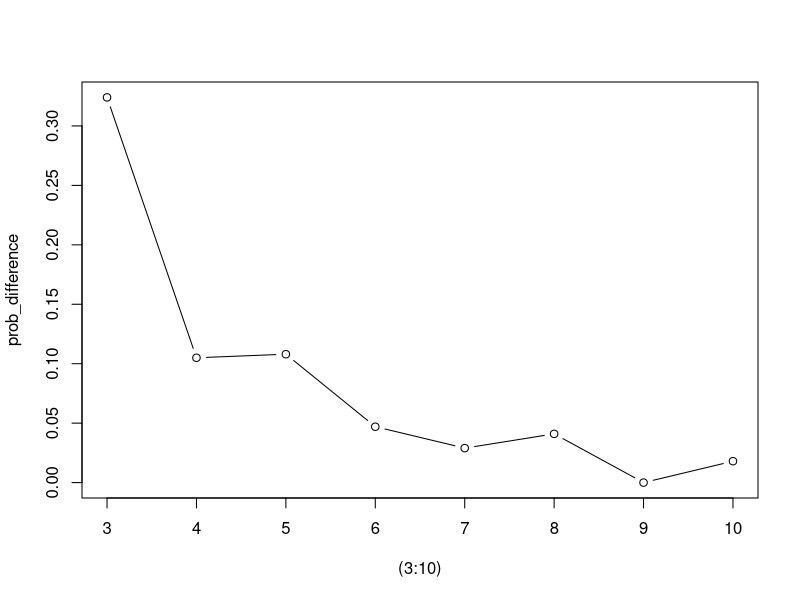
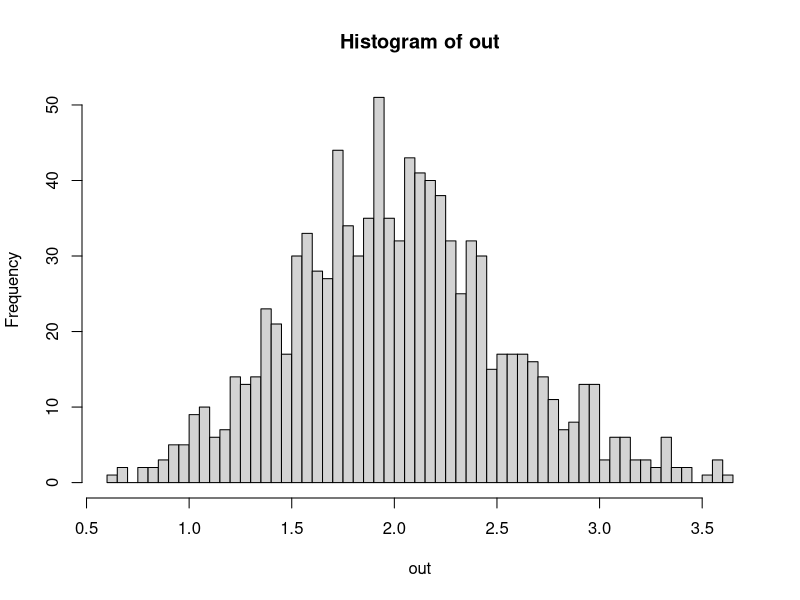
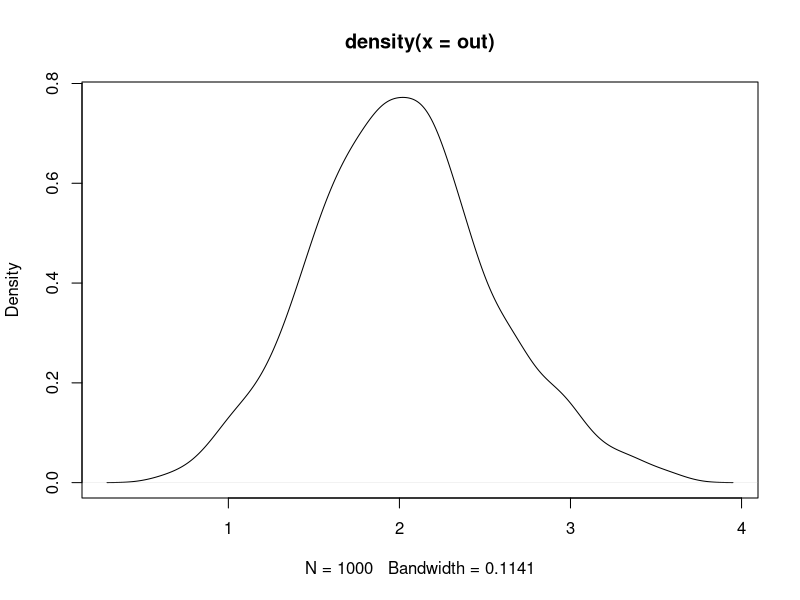
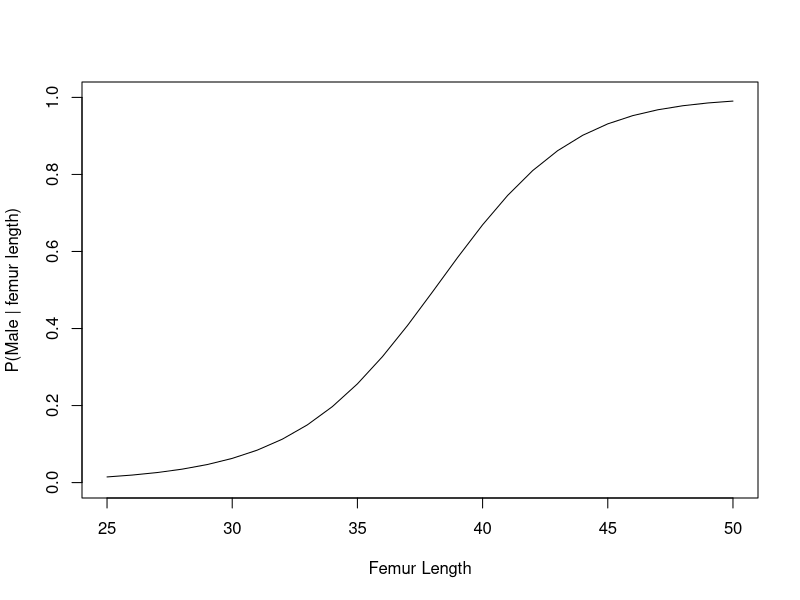
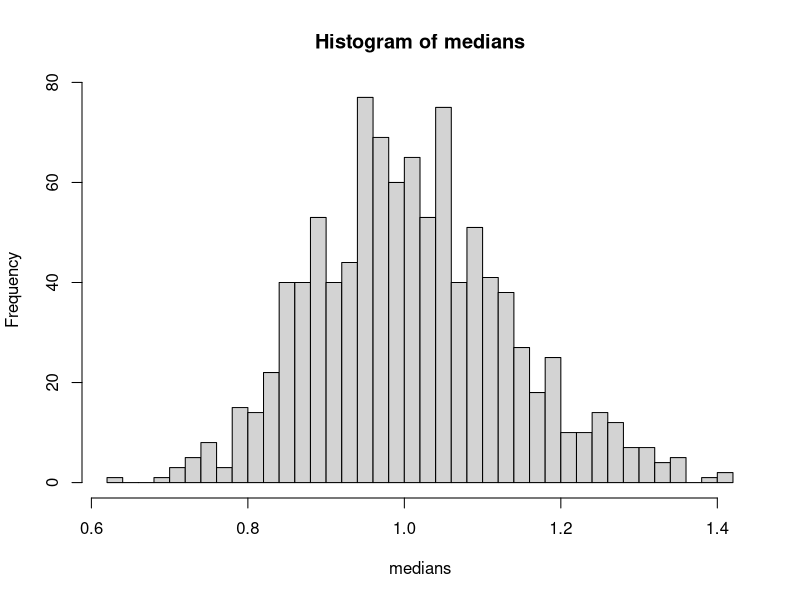
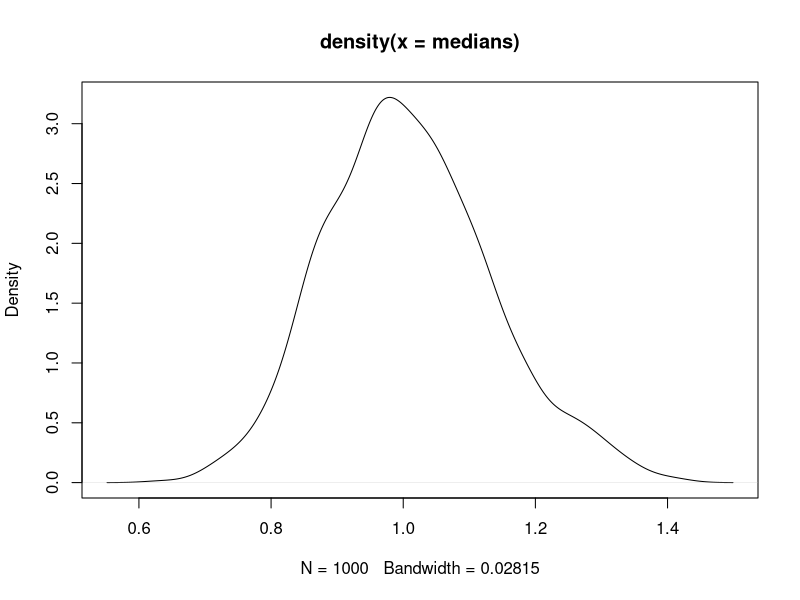
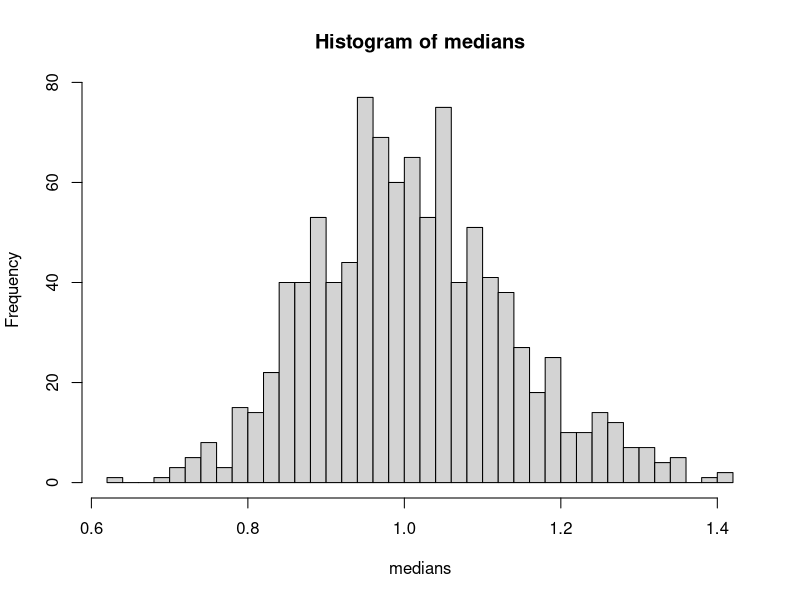
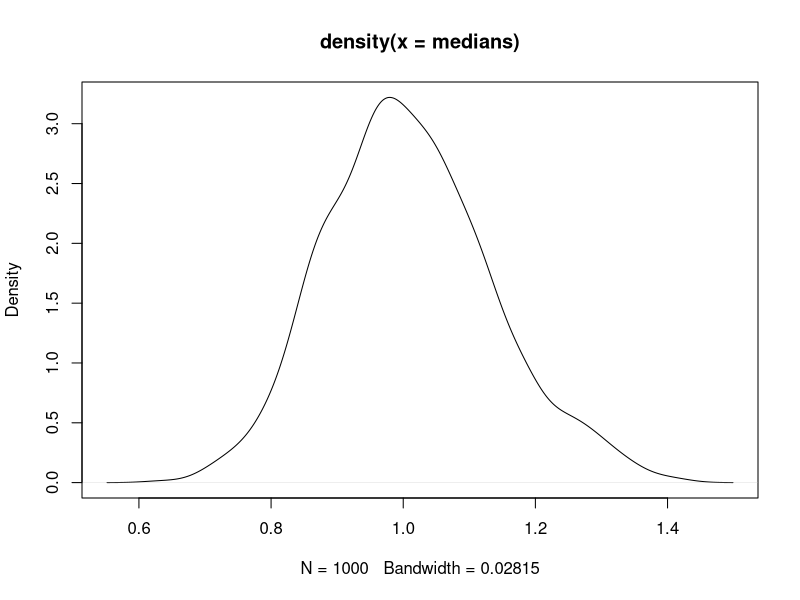

These figures' R source, in order: (Note: this script raises an error after producing the figures.)
## ---- chunk 1
require(magrittr)
require(dplyr)
library(tidyverse)
## ---- chunk 2
require(magrittr)
require(dplyr)

game <- function(N){
  if(N<3) stop("Must have at least 3 doors")
  prize <- sample(c(rep("goat",N-1),"car"), N)
  guess <- sample(1:N,1)
  game <- data.frame(door = 1:N, prize = prize, stringsAsFactors = FALSE) %>% 
    mutate(first_guess = case_when(
      door == guess ~ 1
      , TRUE ~ 0
    )) %>% 
    mutate(potential_reveal = case_when(
        first_guess == 1 ~ 0
      , prize == "car" ~ 0
      , TRUE ~ 1
    )) %>% 
    mutate(reveal = 1*(rank(potential_reveal, ties.method = "random") == 3)) %>% 
    mutate(potential_switch = case_when(
      first_guess == 1 ~ 0
      , reveal == 1 ~ 0
      , TRUE ~ 1
    )) %>% 
    mutate(switch = 1*(rank(potential_switch, ties.method = "random") == 3))
  c(game$prize[game$first_guess == 1], game$prize[game$switch == 1])
}
## ---- chunk 3
set.seed(1)
outcome <- rep(NA, 1000)
for(i in 1:1000){
  result <- game(4)
  if(result[1] == "goat" & result[2] == "goat" ){
    outcome[i] <- 1
  }else{
    outcome[i] <- 0
  }
}
mean(outcome)
## ---- chunk 4
prop.test(sum(outcome), 1000, conf.level = 0.99)
## ---- chunk 5
set.seed(1)
prob_difference=rep(NA, 8)
s1_outcome <- rep(NA, 1000)
s2_outcome <- rep(NA, 1000)
for(k in 1:8){
  for(i in 1:1000){
    result <- game(k+2)
    if(result[1] == "car" ){
      s1_outcome[i] <- 1
      }else{
      s1_outcome[i] <- 0
      }
    if(result[2] == "car" ){
      s2_outcome[i] <- 1
      }else{
        s2_outcome[i] <- 0
      }
  }
  prob_difference[k]=mean(s2_outcome)-mean(s1_outcome)
  }

prob_difference
## ---- chunk 6
plot((3:10),prob_difference,type="b")
## ---- chunk 7
#P(D-|T-) = P(D-&T-)/ P(T-)
(0.95*0.999)/((0.15*0.001)+(0.95*0.999))
## ---- chunk 8
hospital_charges <- function(N){
  group <- rbinom(N, 1, 0.5)
  charges <- 0*group + rgamma(N, shape = 2, scale = 2)*(1-group)
  charges
}
## ---- chunk 9
out <- rep(NA, 1000)
for(i in 1:1000){
  result <- hospital_charges(40000)
  out[i] <- quantile(result, 0.9)
}
mean(out)
## ---- chunk 10
out <- rep(NA, 1000)
for(i in 1:1000){
  result <- hospital_charges(30)
  out[i] <- mean(result)
}
hist(out, breaks = 100)
plot(density(out))
## ---- chunk 11
#r
pbinom(9, 30, 0.5)
## ---- chunk 12
#simulation
set.seed(1)
num=rep(NA,10000)
for( i in (1:10000)){
  group <- rbinom(30, 1, 0.5)
  if (sum(group)<10){
    num[i]<-1
  }
  else{
    num[i]<-0
  }
}
mean(num)
## ---- chunk 13
mean=80
sd=15
pnorm(104,mean = mean,sd=sd) - pnorm(70,mean=mean,sd=sd)
## ---- chunk 14
#P(A|B) = P(discovered femur was from a male)/(P(discovered femur was from a male) + P(discovered femur was from a female)
P_male<-(dnorm(37,40,3.4))*0.5
P_female<-(dnorm(37,36,3.3))*0.5
P_male/(P_male+P_female)
## ---- chunk 15
femur_length <- 25:50
prob_male <- (dnorm(femur_length,40,3.4))*0.5 /((dnorm(femur_length,40,3.4)*0.5) + (dnorm(femur_length,36,3.3))*0.5)
plot.new()
plot.window(xlim = c(25,50), ylim = c(0,1))
lines(femur_length, prob_male)
axis(1)
axis(2)
box()
title(xlab = "Femur Length", ylab = "P(Male | femur length)")
## ---- chunk 16
hospital_charges <- function(N){
  group <- rbinom(N, 1, 0.5)
  charges <- 0*group + rgamma(N, shape = 2, scale = 2)*(1-group)
  charges
}
## ---- chunk 17
hospital_charges(100)
## ---- chunk 18
#r
mean(hospital_charges(10000))
#by hand
0.5*0+0.5*2*2
## ---- chunk 19
gap=10000/1000
out <- rep(NA, 1000)
for(i in 1:1000){
  result <- hospital_charges(40000)
  result[result > gap] = gap
  out[i] = mean(result)
}
mean(out)
## ---- chunk 20
out <- rep(NA, 1000)
for(i in 1:1000){
  result <- hospital_charges(40000)
  result[result > gap] = gap
  out[i] = var(result)
}
mean(out)
## ---- chunk 21
#use mean
set.seed(1)
medians <- rep(NA,1000)
for (i in seq(1:1000)){
  medians[i] <- median(rlnorm(101,0,1))
}
hist(medians, breaks = 50)
plot(density(medians))
## ---- chunk 22
#quantile=0.5
set.seed(1)
medians <- rep(NA,1000)
for (i in seq(1:1000)){
  medians[i]<-quantile(rlnorm(101,0,1),0.5)
}
hist(medians, breaks = 50)
plot(density(medians))
## ---- chunk 23
Fk <- function(x,k,n){
  pbinom(k-1, n, plnorm(x), lower.tail = FALSE)
}
## ---- chunk 24
plot(ecdf(medians), col = "red")
curve(Fk(x, 51, 101), add =T, col = "green")
legend("topleft", c("ECDF","CDF"),col = c("red","green"),lwd= 1)
## ---- chunk 25
out_25 <- NA
out_50 <- NA
out_75 <- NA

for (i in 1:1000){
  out_25[i] <- quantile(rlnorm(101,0,1), 0.25)
} 
 for (i in 1:1000){
  out_50[i] <- quantile(rlnorm(101,0,1), 0.5)
 } 
  for (i in 1:1000){
  out_75[i] <- quantile(rlnorm(101,0,1), 0.75)
 } 


out_25_95 <- quantile(out_25, 0.975)-quantile(out_25, 0.025)
out_25_95
out_50_95 <- quantile(out_50, 0.975)-quantile(out_50, 0.025)
out_50_95
out_75_95<- quantile(out_75,0.975)-quantile(out_75, 0.025)
out_75_95

min(out_25_95,out_50_95,out_75_95)
## ---- chunk 26
plot(density(out_25), col = "red", xlim = c(0, 4),  main = "Distribution of 25th, 50th, 75th quantiles",xlab = "x")
lines(density(out_50), col = "green")
lines(density(out_75), col = "blue")
legend("topright", c("25th","50th", "75th"),col = c("red","green", "blue"),lwd= 1)
## ---- chunk 27
Hmisc::getHdata(nhgh)
d1 <- nhgh[1:500,]
## ---- chunk 28
library(stats4)
library(tidyr)
library(magrittr)
library(dplyr)
ht <-  d1 %>% filter(age > 18 , sex == "male") %>% select(ht)%>% pull(ht)

nLL <- function(mean, sd){
  fs <- dnorm(
    x = d1$ht
    ,mean = mean
    ,sd = sd
    ,log = TRUE
  )
  -sum(fs)
}

fit <- mle(
  nLL
  ,start = list(mean = mean(ht), sd = sd(ht))
  ,method = "L-BFGS-B"
  ,lower = c(0,0.01)
)
hist(ht, freq=F,breaks = 20,xlab = "male adult height",xlim = c(130, 200))
curve(dnorm(x, mean = coef(fit)[1],sd =coef(fit)[2]),add=T)
## ---- chunk 29
female_adult_bmi <-  d1 %>% filter(age > 18 , sex == "female") %>% select(bmi)%>% pull(bmi)

mm_shape_gamma=mean(female_adult_bmi)^2/var(female_adult_bmi)
mm_scale_gamma=var(female_adult_bmi)/mean(female_adult_bmi)

hist(female_adult_bmi,breaks=10,freq = F,xlim = c(0, 100))
curve(dgamma(x,shape=mm_shape_gamma,scale=mm_scale_gamma),add=T)
## ---- chunk 30
adult_SCr <-  d1 %>% filter(age > 18 ) %>% select(SCr) %>% na.omit%>% pull(SCr)
plot(density(adult_SCr,kernal= "gaussian"))
## ---- chunk 31
bwt <- MASS::birthwt
## ---- chunk 32
bwt_smoke <-  bwt %>% filter(smoke == 1) %>% select(bwt) %>%pull(bwt)

out <- rep(NA, 10000)
for (i in 1:10000){
  out[i] <- mean(sample(bwt_smoke, length(bwt_smoke), replace = T))
}

quantile(out, c(0.025, 0.975))
## ---- chunk 33
#data
bwt_smoke <- bwt %>% filter(smoke == 1) %>% select(bwt)%>%pull(bwt)
#Without Short Cut
R <- 2000
means <- rep(NA, R)
mean_mle <- mean(bwt_smoke) 
sd_mle <- sd(bwt_smoke)

for(i in 1:R){
  s <- rnorm(length(bwt_smoke), mean = mean_mle, sd = sd_mle)
  means[i] <- mean(s)
}
quantile(means, c(0.025, 0.975))
## ---- chunk 34
t.test(bwt_smoke)
## ---- chunk 35
set.seed(1)
bwt_nosmoke <-  bwt %>% filter(smoke == 0) %>% select(bwt) %>% pull(bwt)
bwt_smoke <-  bwt %>% filter(smoke == 1) %>% select(bwt) %>% pull(bwt)
out <- rep(NA, 1000)
out_smoke <- NA
out_nosmoke <- NA
for (i in 1:1000){
  out_smoke[i] <- mean(sample(bwt_smoke, length(bwt_smoke), replace = T) )
  out_nosmoke[i] <- mean(sample(bwt_nosmoke, length(bwt_nosmoke), replace = T))
  out[i] <- out_smoke[i]/out_nosmoke[i]
}
quantile(out, c(0.05/2, 1-0.05/2))
## ---- chunk 36
prop.test(c(30, 35), c(100,100))
prop.test(c(600, 619), c(2000, 2000))
## ---- chunk 37
prop.test(c(630, 654), c(2100, 2100))
## ---- chunk 38
cor.test(nhgh$armc, nhgh$arml)
